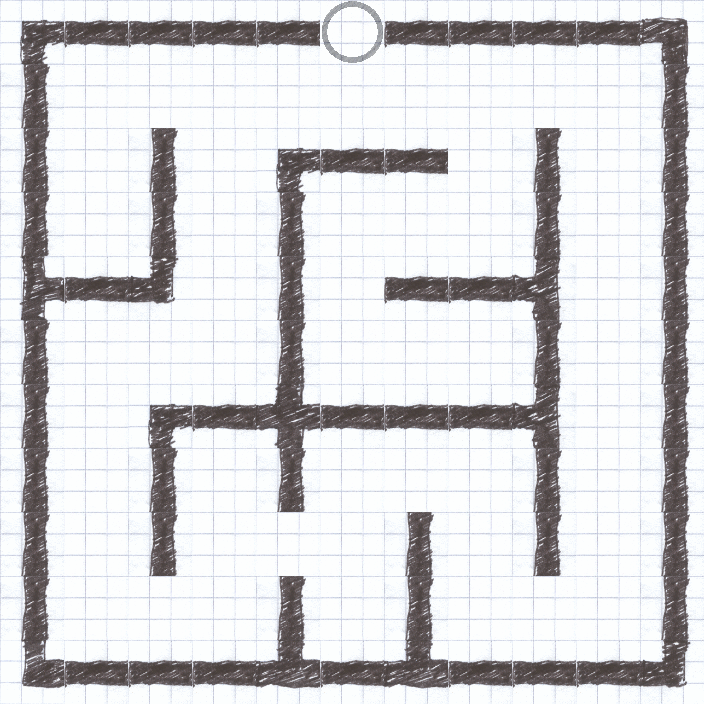

This game map was drawn from its Tiled (.tmx) file and the tilesets committed beside it. A one-line description and the trimmed map source follow:
An orthogonal 11x11 tile map with 64x64 px tiles, 3 tile layers (piso, paredes, portal), 3 tilesets and 1 object (spawn).

<map version="1.0" orientation="orthogonal" width="11" height="11" tilewidth="64" tileheight="64" backgroundcolor="#55ff7f">
 <properties>
  <property name="optimo" value="19" />
 </properties>
 <tileset firstgid="1" name="piso" tilewidth="64" tileheight="64">
  <image source="piso.png" width="64" height="64" />
 </tileset>
 <tileset firstgid="2" name="pared" tilewidth="64" tileheight="64">
  <image source="pared.png" width="512" height="512" />
  <tile id="0">
   <properties>
    <property name="colisionable" value="true" />
   </properties>
  </tile>
 </tileset>
 <tileset firstgid="66" name="portal" tilewidth="64" tileheight="64">
  <image source="portal.png" width="64" height="64" />
 </tileset>
 <layer name="piso" width="11" height="11">
  <data>[121 cells, 121 non-empty, 1 distinct tile ids]</data>
 </layer>
 <layer name="paredes" width="11" height="11">
  <data>[121 cells, 70 non-empty, 10 distinct tile ids]</data>
 </layer>
 <layer name="portal" width="11" height="11">
  <data>[121 cells, 1 non-empty, 1 distinct tile ids]</data>
 </layer>
 <objectgroup name="personaje" width="11" height="11">
  <object name="spawn" x="352" y="576" width="32" height="32" />
 </objectgroup>
</map>